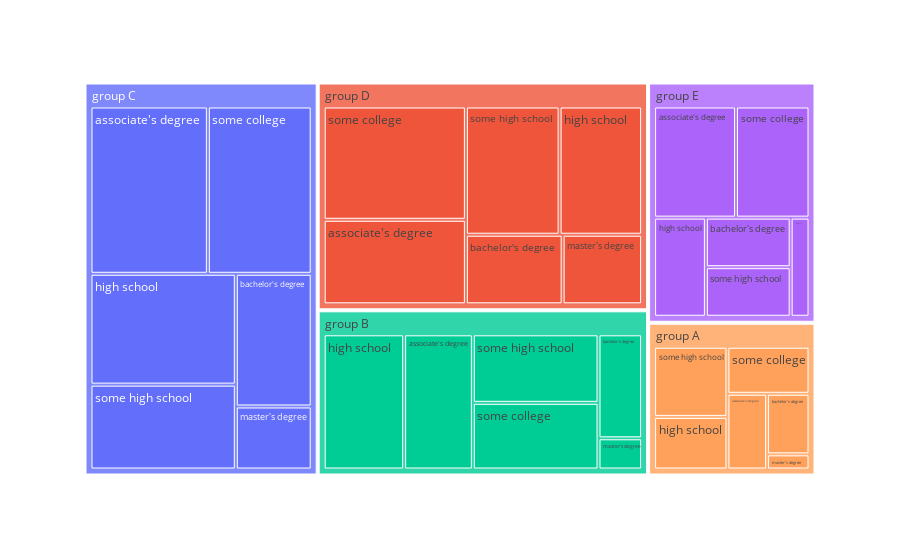

The cell this chart's notebook holds for it:
### Markdown cell above
Z wykresu słupkowego o poziomie wykształcenia rodziców wynika, że wykształcenie wyższe(magisterskie oraz licencjackie) wśród rodziców jest najmniej popularne, natomiast największą popularnością cieszy się wykształcenie średnie oraz Associate's degree.
Associate's degree jest to wykształcenie dostępne w Stanach Zjednoczonych. Wykształcenie to ma pomóc w przygotowaniu do przyszłego zawodu. Zdobycie tego tytułu jest łatwiejsze niż zdobycie tytułu licencjata.

Następnie przedstawiono poziom wykształcenia rodziców na tle poszczególnych grup etnicznych. Do tego celu posłużono się dwoma typami interakcyjnych wykresów: treemap oraz sunburst.

### Code cell
df['total'] = 1
fig = px.treemap(df, path=['race/ethnicity', 'parental level of education'], values='total')
fig.show()

### Figure 1 — Plotly figure (JSON) as saved in the notebook; plotly's stock layout.template omitted (floating-point values rounded to 4 significant figures)
{"data": [{"branchvalues": "total", "domain": {"x": [0, 1], "y": [0, 1]}, "hovertemplate": "labels=%{label}<br>total=%{value}<br>parent=%{parent}<br>id=%{id}<extra></extra>", "ids": ["group A/associate's degree", "group B/associate's degree", "group C/associate's degree", "group D/associate's degree", "group E/associate's degree", "group A/bachelor's degree", "group B/bachelor's degree", "group C/bachelor's degree", "group D/bachelor's degree", "group E/bachelor's degree", "group A/high school", "group B/high school", "group C/high school", "group D/high school", "group E/high school", "group A/master's degree", "group B/master's degree", "group C/master's degree", "group D/master's degree", "group E/master's degree", "group A/some college", "group B/some college", "group C/some college", "group D/some college", "group E/some college", "group A/some high school", "group B/some high school", "group C/some high school", "group D/some high school", "group E/some high school", "group A", "group B", "group C", "group D", "group E"], "labels": ["associate's degree", "associate's degree", "associate's degree", "associate's degree", "associate's degree", "bachelor's degree", "bachelor's degree", "bachelor's degree", "bachelor's degree", "bachelor's degree", "high school", "high school", "high school", "high school", "high school", "master's degree", "master's degree", "master's degree", "master's degree", "master's degree", "some college", "some college", "some college", "some college", "some college", "some high school", "some high school", "some high school", "some high school", "some high school", "group A", "group B", "group C", "group D", "group E"], "name": "", "parents": ["group A", "group B", "group C", "group D", "group E", "group A", "group B", "group C", "group D", "group E", "group A", "group B", "group C", "group D", "group E", "group A", "group B", "group C", "group D", "group E", "group A", "group B", "group C", "group D", "group E", "group A", "group B", "group C", "group D", "group E", "", "", "", "", ""], "type": "treemap", "values": [14, 41, 78, 50, 39, 12, 20, 40, 28, 18, 18, 48, 64, 44, 22, 3, 6, 19, 23, 8, 18, 37, 69, 67, 35, 24, 38, 49, 50, 18, 89, 190, 319, 262, 140]}], "layout": {"legend": {"tracegroupgap": 0}, "margin": {"t": 60}}}
